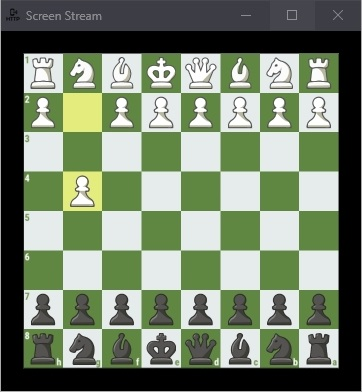
#> input picture img/3.jpg, 362 x 392 px, found by its file name; the run also reads 1 picture not shown here
$ python pieces.py
#> lines starting #> are read from the running program, lines starting #| are printed output that depends on the picture; after the words box and inside, x2 and y2 are one past the last pixel; in counts of white or black regions, pixels touching at a corner belong together; long printed decimals are rounded
import cv2 as cv
import numpy as np

print(20//40)

haystack_img = cv.imread('3.jpg', cv.IMREAD_UNCHANGED)
#> haystack_img is the input picture: shape (392, 362, 3); mean B, G, R 107.9, 129.8, 116.7
needle_img = cv.imread('white.jpg', cv.IMREAD_UNCHANGED)

#empty_white: cv.TM_CCORR_NORMED
result = cv.matchTemplate(haystack_img, needle_img, cv.TM_CCORR_NORMED)
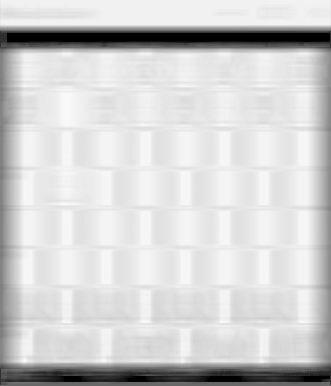
#> result: shape (386, 331) float32; min 0, max 0.988, mean 0.815

min_val, max_val, min_loc, max_loc = cv.minMaxLoc(result)
#> min_val = 0; max_val = 0.988; min_loc = (7, 33); max_loc = (64, 204)
print('confidence: %s' % str(max_val))
#| confidence: 0.9878

# print('x: ', max_loc[0])
print(cv.minMaxLoc(result))
#| (0.0, 0.9878, (7, 33), (64, 204))
if (max_val >= 0.986):
    needle_w = needle_img.shape[1] - 4
#> needle_w = 28
    needle_h = needle_img.shape[0] - 4
#> needle_h = 3

    top_left = max_loc
#> top_left = (64, 204)
    bottom_right = (top_left[0] + needle_w, top_left[1] + needle_h)
#> bottom_right = (92, 207)

    cv.rectangle(haystack_img, top_left, bottom_right,
                 color=(0, 0, 255), thickness=2, lineType=cv.LINE_8)
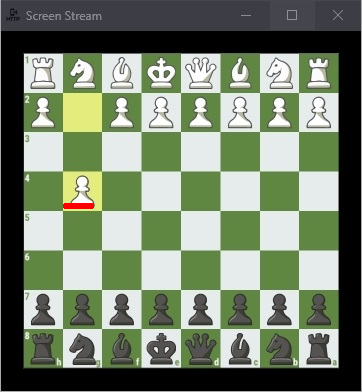
#> haystack_img: shape (392, 362, 3); 0.13% of pixels changed, all inside (x1, y1, x2, y2) = (63, 203, 94, 209)
else:
    print('Not found!!!')

cv.imshow('result.jpg', haystack_img)
cv.waitKey()
